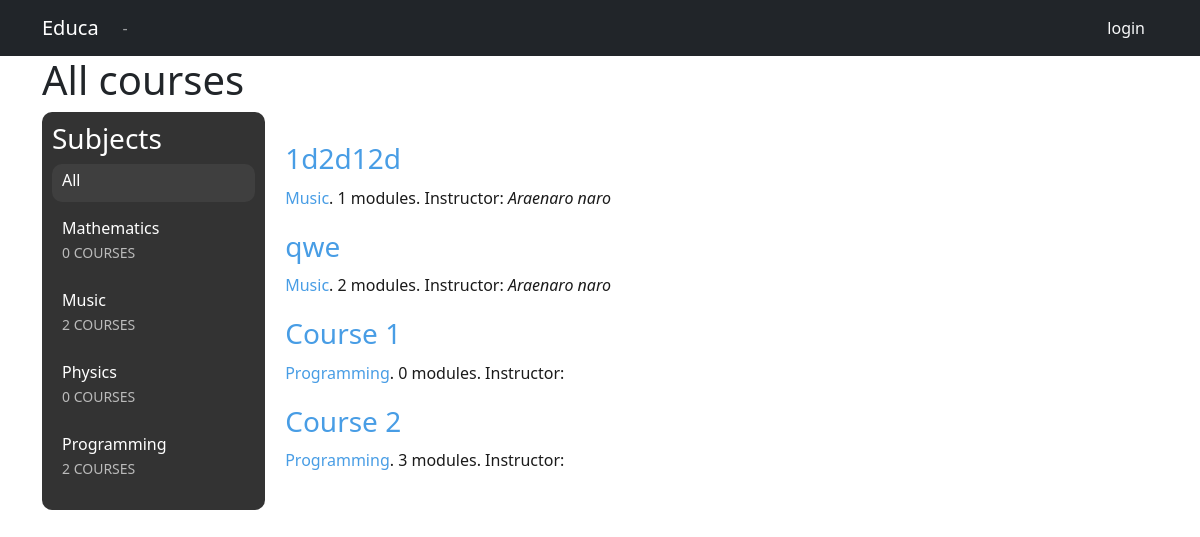
/, run on an earlier commit of the app's database.
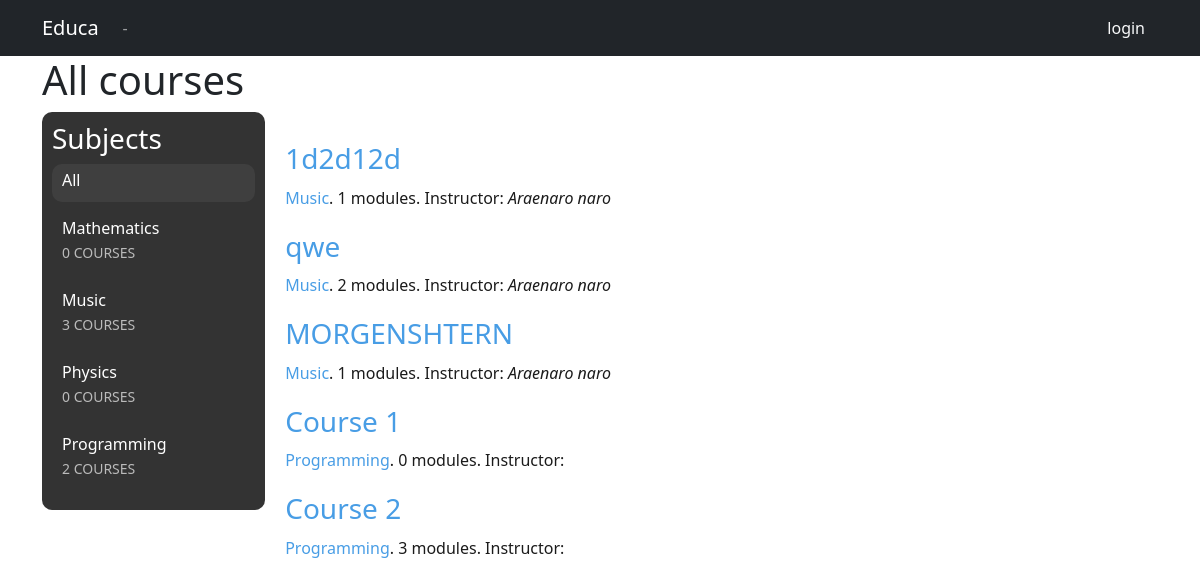
And on a later commit of the database.
### courses/models.py (models this page shows, shortened)
class Subject(models.Model):
    title = models.CharField(max_length=200)
    slug = models.SlugField(max_length=200, unique=True)
    class Meta:
        ordering = ['title']
    def __str__(self):
        return self.title

class Course(models.Model):
    owner = models.ForeignKey(User, related_name='courses_created', on_delete=models.CASCADE)
    subject = models.ForeignKey(Subject, related_name='courses', on_delete=models.CASCADE)
    title = models.CharField(max_length=200)
    slug = models.SlugField(max_length=200, unique=True)
    overview = models.TextField()
    created = models.DateTimeField(auto_now_add=True)
    students = models.ManyToManyField(User, related_name='courses_joined', blank=True)
    class Meta:
        ordering = ['-created']

### courses/views.py (the view)
# urls.py: path('', CourseListView.as_view(), name='course_list'),
class CourseListView(TemplateResponseMixin, View):
    model = Course
    template_name = 'courses/course/list.html'
    def get(self, request, subject=None):
        subjects = Subject.objects.annotate(total_courses=Count('courses'))
        courses = Course.objects.annotate(total_modules=Count('modules'))
        if subject:
            subject = get_object_or_404(Subject, slug=subject)
            courses = courses.filter(subject=subject)
        return self.render_to_response({'subjects': subjects, 'subject': subject, 'courses': courses})

### courses/templates/courses/course/list.html (shortened to what this page needs)
{% extends "base.html" %}
{% block content %}
    <div class="container">
    <h1>
        {% if subject %}
            {{ subject.title }} courses
        {% else %}
            All courses
        {% endif %}
    </h1>
    <div class="contents">
        <h3>Subjects</h3>
        <ul id="modules">
            <li {% if not subject %}class="selected"{% endif %}>
                <a href="{% url "course_list" %}">All</a>
            </li>
            {% for s in subjects %}
                    <li {% if subject == s %}class="selected"{% endif %}>
                        <a href="{% url "course_list_subject" s.slug %}">
                            {{ s.title }}
                            <br><span>{{ s.total_courses }} courses</span>
                        </a>
                    </li>
            {% endfor %}
        </ul>
    </div>
    <div class="module">
        {% for course in courses %}
            {% with subject=course.subject %}
                <h3><a href="{% url "course_detail" course.slug %}">
                    {{ course.title }}</a></h3>
                <p>
                    <a href="{% url "course_list_subject" subject.slug %}">
                        {{ subject }}</a>.
                    {{ course.total_modules }} modules.
                    Instructor: <i>{{ course.owner.get_full_name }}</i>
                </p>
            {% endwith %}
        {% endfor %}
    </div>
    </div>
{% endblock %}

### courses/templates/base.html (shortened to what this page needs)
{% load static %}
<!DOCTYPE html>
<html lang="en">
<head>
    <link href="{% static 'css/base.css' %}" rel="stylesheet">
    <link href="https://cdn.jsdelivr.net/npm/bootstrap@5.2.0/dist/css/bootstrap.min.css" rel="stylesheet"
>
</head>
<body>
<nav class="navbar navbar-expand-lg navbar-dark bg-dark">
    <div class="container">
        <a class="navbar-brand" href="/">Educa</a>
        <div class="collapse navbar-collapse" id="navbarNavAltMarkup">
            <div class="navbar-nav">
                <div class="selected nav-item">
                    <a href="#" class="nav-link">-</a>
                </div>
            </div>
        </div>
        <div class="navbar-nav">
            <div class="selected nav-item">
                {% if request.user.is_authenticated %}
                    <a href="{% url "logout" %}" class="link-light btn btn-outline">logout</a>
                {% else %}
                    <a href="{% url "login" %}" class="link-light btn btn-outline">login</a>
                {% endif %}
            </div>
        </div>
    </div>
</nav>
<div id="content">
    {% block content %}
    {% endblock %}
</div>
</body>
</html>

### courses/static/css/base.css (style rules this page uses)
.module { padding:10px 20px; float:left; width:600px; border-radius: 10px; }
.module h3 { margin:20px 0 0; padding:0; width:100%; }
.module a { color: #489de5; }
.module p, h2 { margin:10px 0 20px; width:100%; float:left; color: #1b1b1b; }
.contents { width:20%; padding:10px; float:left; background:#333; color: #fff; border-radius: 10px; }
.contents ul { list-style:none; margin:0; padding:0; }
.contents ul li { margin:0 0 10px 0; padding:4px 10px 10px; overflow:auto; }
.contents ul li.selected { background:#3f3f3f; border-radius: 10px; }
.contents ul span { text-transform:uppercase; color:#bbb; font-size:14px; border-radius: 10px; }
.contents ul a { display:block; color:#fff; text-decoration:none; border-radius: 10px; }

### courses/templates/base.html (style rules this page uses)
a { text-decoration: none; }

What changed in the data, as far as the page shows it:
computed for Subject "Music": total_courses "2" → "3"
added Course: title "MORGENSHTERN", subject "Music", total_modules "1", owner.get_full_name "Araenaro naro"
